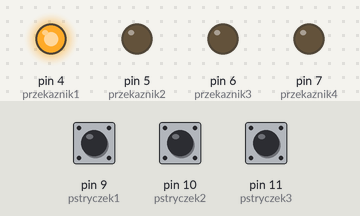
Simulated run of this sketch. Board: Arduino Uno, built with avr-gcc and run on an emulated ATmega328P. On the bench: output pins drawn as LEDs (lit = HIGH). Inputs (shaded band) come from the test bench; at power-on: pin 9 (pstryczek1) HIGH, pin 10 (pstryczek2) HIGH, pin 11 (pstryczek3) HIGH.

Above: at 1.2 s.
1.3 s: pin 9 (pstryczek1) pulled LOW for 0.15 s
At 2.4 s:
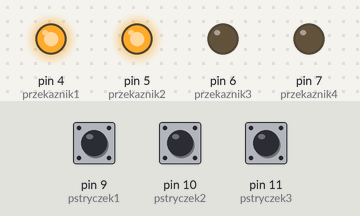
2.9 s: pin 10 (pstryczek2) pulled LOW for 0.15 s
At 3.6 s:
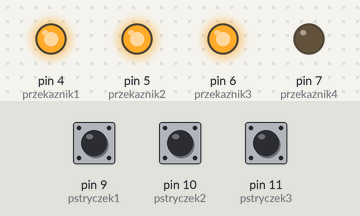
Timing chart, 0 to 5.9 s (numbered marks = the images above; inputs shaded):
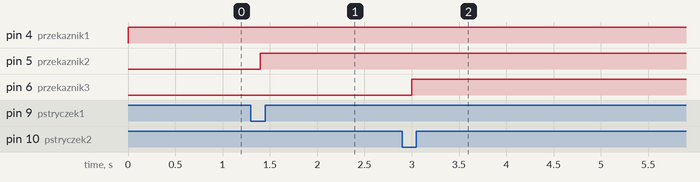

Measured:
- after the input at 1.3 s, pin 5 (przekaznik2): LOW → HIGH after 0.10 s
- after the input at 2.9 s, pin 6 (przekaznik3): LOW → HIGH after 0.10 s

The sketch:

shield.ino
```cpp
const byte opoznienie = 100;  // Opóźnienie po wciśnięciu pstryczków.

const byte pstryczek1 = 9;  // Port klawiatury.
const byte pstryczek2 = 10;
const byte pstryczek3 = 11;
const byte pstryczek4 = 12;

const byte przekaznik1 = 4;  // Port przekaźników.
const byte przekaznik2 = 5;
const byte przekaznik3 = 6;
const byte przekaznik4 = 7;

bool przelacznik1 = false;  // Przełączniki.
bool przelacznik2 = false;
bool przelacznik3 = false;
bool przelacznik4 = false;

void setup() {
  pinMode(pstryczek1, INPUT_PULLUP);  // Deklaruj porty pstryczków jako wejścia podciągnięte wewnętrznie do wysokiego stanu.
  pinMode(pstryczek2, INPUT_PULLUP);
  pinMode(pstryczek3, INPUT_PULLUP);
  pinMode(pstryczek4, INPUT_PULLUP);

  pinMode(przekaznik1, OUTPUT);  // Deklaruj porty przekaźników jako wyjścia.
  pinMode(przekaznik2, OUTPUT);
  pinMode(przekaznik3, OUTPUT);
  pinMode(przekaznik4, OUTPUT);
}

void loop() {
  if (digitalRead(pstryczek1) == HIGH) {        // Jeśli wciśnięto pstryczek, to...
    przelacznik1 = !przelacznik1;               // Zaneguj stan przełącznika,
    digitalWrite(przekaznik1, przelacznik1);    // Wyślij na przekaźnik jego stan,
    delay(opoznienie);                          // Zaczekaj chwilę,
    while (digitalRead(pstryczek1) == HIGH) {}  // Czekaj na puszczenie pstryczka,
    delay(opoznienie);                          // Zaczekaj chwilę.
  }
  if (digitalRead(pstryczek2) == HIGH) {
    przelacznik2 = !przelacznik2;
    digitalWrite(przekaznik2, przelacznik2);
    delay(opoznienie);
    while (digitalRead(pstryczek2) == HIGH) {}
    delay(opoznienie);
  }
  if (digitalRead(pstryczek3) == HIGH) {
    przelacznik3 = !przelacznik3;
    digitalWrite(przekaznik3, przelacznik3);
    delay(opoznienie);
    while (digitalRead(pstryczek3) == HIGH) {}
    delay(opoznienie);
  }
  if (digitalRead(pstryczek4) == HIGH) {
    przelacznik4 = !przelacznik4;
    digitalWrite(przekaznik4, przelacznik4);
    delay(opoznienie);
    while (digitalRead(pstryczek4) == HIGH) {}
    delay(opoznienie);
  }
}
```
